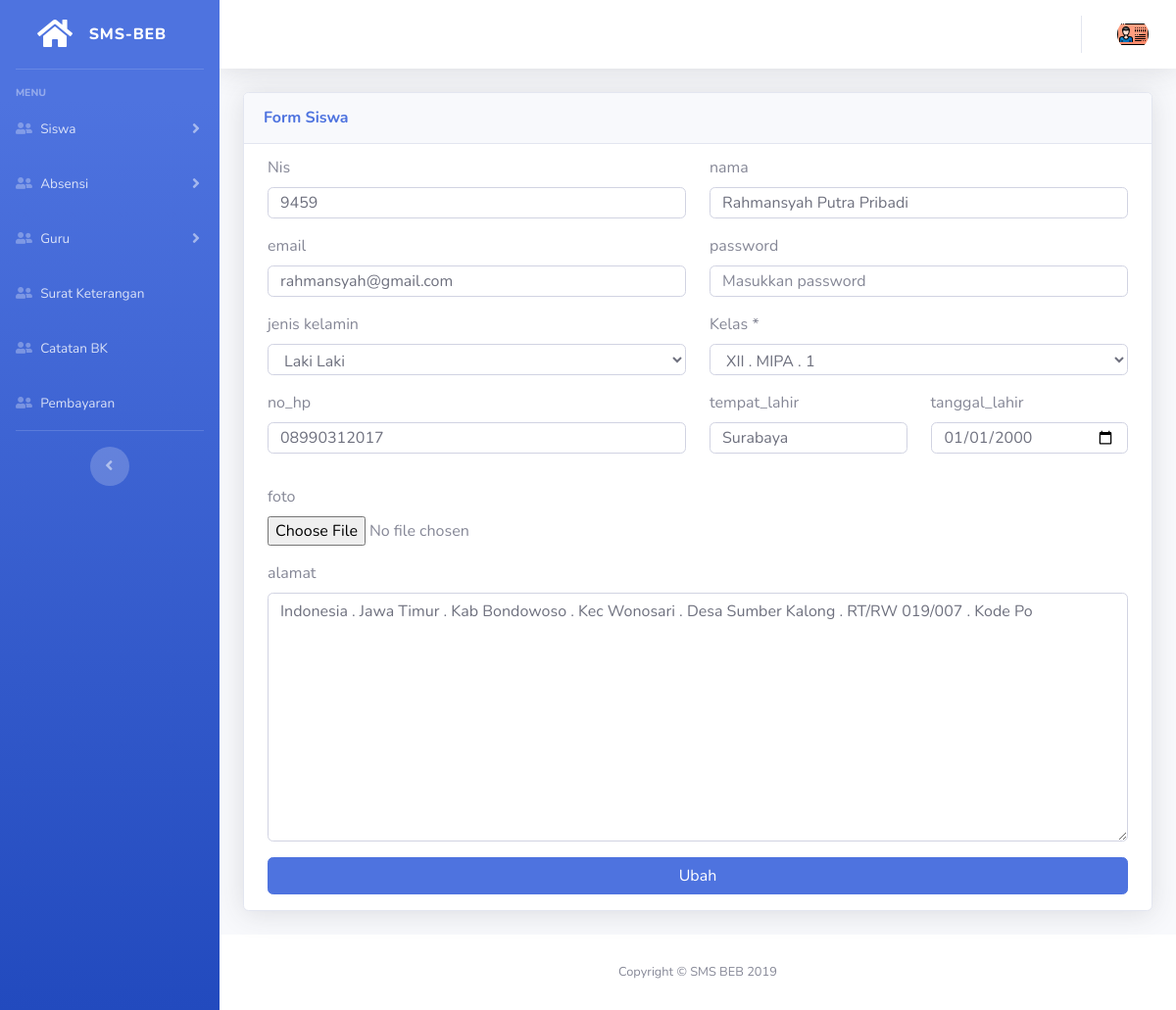
The page /dashboard/siswa/edit/9459 on the database its author committed.
### tables this page shows
CREATE TABLE `tb_siswa` (
  `nis` varchar(11) NOT NULL,
  `nama` varchar(30) NOT NULL,
  `email` varchar(50) NOT NULL,
  `password` varchar(50) NOT NULL,
  `jenis_kelamin` tinyint(1) NOT NULL,
  `id_kelas` varchar(5) NOT NULL,
  `alamat` varchar(100) NOT NULL,
  `tempat_lahir` varchar(50) NOT NULL,
  `tanggal_lahir` date NOT NULL,
  `no_hp` varchar(13) NOT NULL,
  `kode` enum('User') DEFAULT NULL,
  `foto` varchar(100) NOT NULL
);

CREATE TABLE `tb_kelas` (
  `id` varchar(5) NOT NULL,
  `nama` varchar(15) NOT NULL,
  `tipe_kelas` enum('IPA','IPS') NOT NULL
);

### application/views/backend/layout/content.php (called while the page is built)
<?php
include str_replace("system", "application/views/backend/content", BASEPATH)."/$content.php";
 ?>

### application/controllers/dashboard/Siswa.php (called while the page is built, shortened)
<?php
class Siswa extends CI_Controller {
	function __construct()
  	{
		$this->low = "tb_siswa";
		$this->cap = "Siswa";
    }
	public function edit($id){
		$data['title'] = "Ubah $this->cap";
		$data['content'] = "$this->low/_form";
		$data['type'] = 'Ubah';
		$data['kelas'] = $this->db->get("tb_kelas")->result_array();
		$data['data'] = $this->db->get_where("$this->low", ['nis' => $id])->row_array();
		$this->load->view('backend/index',$data);
	}
}

### index.php (called while the page is built, shortened)
<?php
require_once BASEPATH.'core/CodeIgniter.php';

### application/helpers/input_helper.php (called while the page is built, shortened)
<?php
class Input_helper
{
	public static function postOrOr($index, $a = '', $b = '')
	{
		if(isset($_POST[$index]) && $_POST[$index]!='')
			return $_POST[$index];
		else if(isset($a))
			return $a;
		return $b;
	}
}

### application/views/backend/content/tb_siswa/_form.php (the view, shortened to what this page needs)
<div class="container-fluid">
    <div class="card shadow mb-4">
        <div class="card-header py-3">
            <h6 class="m-0 font-weight-bold text-primary datatable">Form Siswa</h6>
        </div>
        <div class="container" style="margin-top:12px;">
            <form method="post" action="" enctype="multipart/form-data">
                <div class="row">
                    <div class="form-group col-md-6">
                        <label for="">Nis</label>
                        <input type="text" name="nis" id="nis" placeholder="Masukkan nis" class="form-control" value="<?= Input_Helper::postOrOr('nis', $data['nis']) ?>">
                    </div>
                    <div class="form-group col-md-6">
                        <label for="">nama</label>
                        <input type="text" name="nama" placeholder="Masukkan nama" class="form-control" value="<?= Input_Helper::postOrOr('nama', $data['nama']) ?>">
                    </div>
                    <div class="form-group col-md-6">
                        <label for="">email</label>
                        <input type="email" name="email" placeholder="Masukkan email" class="form-control" value="<?= Input_Helper::postOrOr('email', $data['email']) ?>">
                    </div>
                    <div class="form-group col-md-6">
                        <label for="">password</label>
                        <input type="password" name="password" placeholder="Masukkan password" class="form-control">
                    </div>
                    <div class="form-group col-md-6">
                        <label for="">jenis kelamin</label>
                        <?php
                        $jk = Input_Helper::postOrOr('jenis_kelamin', $data['jenis_kelamin']);
                        ?>
                        <select name="jenis_kelamin" id="" class="form-control">
                            <option <?= ($jk == 1 ? 'selected' : '') ?> value="1">Laki Laki</option>
                        </select>
                    </div>
                    <div class="form-group col-md-6">
                        <label for="">Kelas *</label>
                        <?php
                        $kl = Input_Helper::postOrOr('id_kelas', $data['id_kelas']);
                        ?>
                        <select name="id_kelas" id="" class="form-control" required>
                            <?php
                            foreach ($kelas as $key) {
                            ?>
                            <option <?= ($kl == $key['id'] ? 'selected' : '') ?> value="<?= $key['id'] ?>"><?= $key['nama'] ?></option>
                            <?php } ?>
                        </select>
                    </div>
                    <div class="form-group col-md-6">
                        <label for="">no_hp</label>
                        <input type="text" name="no_hp" placeholder="Masukkan no_hp" class="form-control" value="<?= Input_Helper::postOrOr('no_hp', $data['no_hp']) ?>">
                    </div>
                    <div class="form-group col-md-6">
                        <div class="row">
                            <div class="form-group col-md-6">
                                <label for="">tempat_lahir</label>
                                <input type="text" name="tempat_lahir" placeholder="Masukkan tempat_lahir" class="form-control" value="<?= Input_Helper::postOrOr('tempat_lahir', $data['tempat_lahir']) ?>">
                            </div>
                            <div class="form-group col-md-6">
                                <label for="">tanggal_lahir</label>
                                <input type="date" name="tanggal_lahir" placeholder="Masukkan tanggal_lahir" class="form-control" value="<?= Input_Helper::postOrOr('tanggal_lahir', $data['tanggal_lahir']) ?>">
                            </div>
                        </div>
                    </div>
                    <div class="form-group col-md-6">
                        <label for="">foto</label><br>
                        <input type="file" name="foto" placeholder="Masukkan foto" >
                    </div>
                    <div class="form-group col-md-12">
                        <label for="">alamat</label>
                        <textarea name="alamat" id="" class="form-control" cols="30" rows="10"><?= Input_Helper::postOrOr('alamat', $data['alamat']) ?></textarea>
                    </div>
                </div>
                <div class="form-group">
                <input type="submit"  value="<?= $type ?>" class="btn btn-primary btn-block">
                </div>
            </form>
        </div>
    </div>
</div>

### assets/css/custom.css (style rules this page uses)
.btn { margin-bottom: 2px; }
.form-control { height: 32px; }
.container { width: 100% }

### rows shown on the page
tb_siswa: nis "9459", nama "Rahmansyah Putra Pribadi", email "rahmansyah@gmail.com", jenis_kelamin "Laki Laki", id_kelas "XII . MIPA . 1", no_hp "08990312017", tempat_lahir "Surabaya", tanggal_lahir "01/01/2000", alamat "Indonesia . Jawa Timur . Kab Bondowoso . Kec Wonosari . Desa Sumber Kalong . RT/RW 019/007 . Kode Po"
